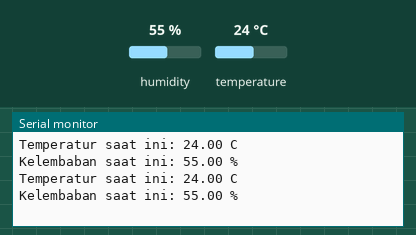
Bench run of a program on a simulated Arduino Uno, built with avr-gcc and run on an emulated ATmega328P. On the bench: the last lines printed to the serial monitor. The test bench sets the inputs (shaded band); at power-on: humidity 55 %, temperature 24 °C.

Above: at 5.8 s.
5.9 s: humidity set to 22 %
At 11.0 s:
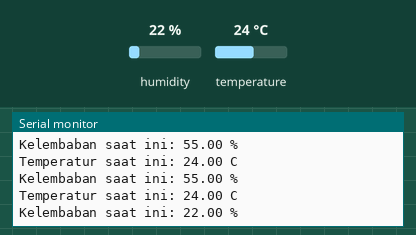
11.9 s: temperature set to 12 °C
At 15.6 s:
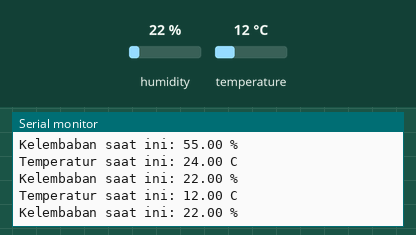
17.9 s: humidity set to 40 %
At 21.5 s:
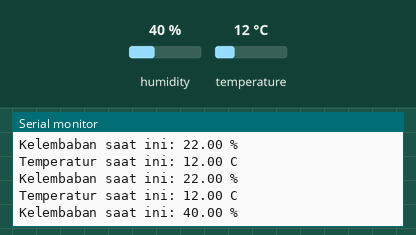
Timing chart, 0 to 23.0 s (numbered marks = the images above; inputs shaded):
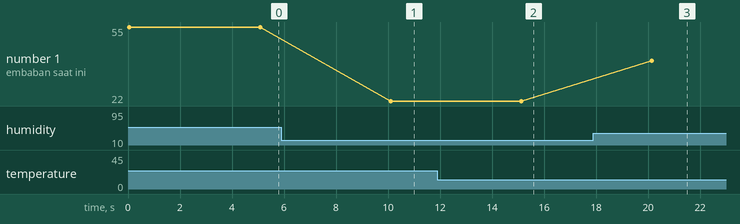

Measured:
- after the input at 5.9 s, the serial monitor: prints a new line after 4.2 s (image 1)
- after the input at 11.9 s, the serial monitor: prints a new line after 3.2 s (image 2)
- after the input at 17.9 s, the serial monitor: prints a new line after 2.3 s (image 3)
- plotted number 1: 55 → 22 after the input at 5.9 s, 22 → 40 after the input at 17.9 s

The program:

main.cpp
```cpp
#include <Arduino.h>
#include <SPI.h>
#include <Wire.h>
#include <DHT.h>

#define DHT_PIN 5
#define DHT_TYPE DHT11

DHT dht(DHT_PIN, DHT_TYPE);
float temp = 0;
float humid = 0;
void updateData();
String printData;
String tempSentence = "Temperatur saat ini: ";
String humidSentence = "Kelembaban saat ini: ";

void setup() {
  // put your setup code here, to run once:
  Serial.begin(9600);
  dht.begin();
}

void loop() {
  // put your main code here, to run repeatedly:
  updateData();
  printData = tempSentence + String(temp) + String(" C");
  Serial.println(printData);
  printData = humidSentence + String(humid) + String(" %");
  Serial.println(printData);
  delay(5000);
}

void updateData(){
  temp = dht.readTemperature();
  humid = dht.readHumidity();
}
```
